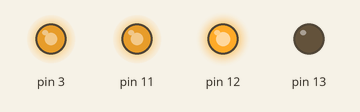
Recording of a sketch running on a simulated Arduino Uno, built with avr-gcc and run on an emulated ATmega328P. Parts: output pins drawn as LEDs (lit = HIGH). Pins used as bus, display or sensor lines are not drawn.

Above: at 0.05 s.
At 1.45 s:
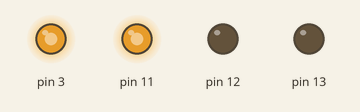
Timing chart, 0 to 3.0 s (numbered marks = the images above):
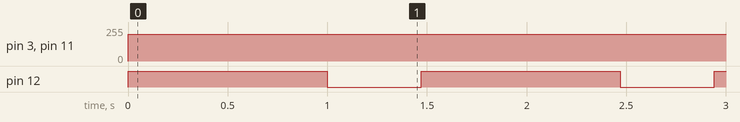

The sketch:

ProgrammeMoteurEtCapteur.ino
```cpp
//#include <SPI.h>
//Pour l'accéléromètre et le gyroscope
#include "SparkFunLSM6DS3.h"
#include "Wire.h"
#include "Moteurs.h"
#include "Capteurs.h"

//pour le moteur :
//moteur de droite : moteur A
//moteur de gauche : moteur B
const int motorSpeed = 200;
Moteurs moteurs(motorSpeed);

//pour les capteurs de proximité
CapteursProxi capteurProxiAvantDeDroite (52);
CapteursProxi capteurProxiAvantDeGauche (50);
//CapteursProxi capteurProxiDroite (48);
//CapteursProxi capteurProxiGauche (46);
//CapteursProxi capteurProxiArriere (44);

//Pour les codeurs des moteurs
/*
Codeur codeurMoteurDroite(29, 27);
Codeur codeurMoteurGauche(33, 31);
*/

//Données
/*
int accX;
int accY;
int gyrZ;
*/


//Pour l'accéléromètre et le gyroscope
//Create a instance of class LSM6DS3
LSM6DS3 myIMU( I2C_MODE, 0x6A );  //I2C device address 0x6A


bool i=true;

void setup() {
  //initialisation des moteurs
  moteurs.arretDesMoteurs();

  Serial.begin(9600);

}


void loop() {

  if(capteurProxiAvantDeDroite.absenceObstacle() && capteurProxiAvantDeGauche.absenceObstacle() &&i){
    moteurs.avancer();
  }
  else if(capteurProxiAvantDeDroite.detecteObstacle() || capteurProxiAvantDeGauche.detecteObstacle() ){
    moteurs.arretDesMoteurs();
    moteurs.reculer();
    delay(1000);
    moteurs.moteurDeDroiteAvance();
    moteurs.moteurDeGaucheRecule();
    delay(470);
    moteurs.arretDesMoteurs();
    i=false;
  }

}
```

Capteurs.cpp
```cpp
/*
  Capteurs.cpp - Library for flashing Moteurs code.
  Created by Sébastien PACQUETEAU, May 2, 2018.
  Released into Club Robotique IMT Lille Douai.
*/

#include "Arduino.h"
#include "Capteurs.h"


/*
 *
 *
 * Capteur de proximité
 *
 *
 */


CapteursProxi::CapteursProxi(int pin) :_pinCaptProxi (pin){
  pinMode(_pinCaptProxi, INPUT);
}

bool CapteursProxi::detecteObstacle(){
  return not(digitalRead(_pinCaptProxi));
}

bool CapteursProxi::absenceObstacle(){
  return digitalRead(_pinCaptProxi);
}

/*
 *
 *
 * Codeur
 *
 *
 */


Codeur::Codeur(int pinA, int pinB) : _pinCodeurA (pinA), _pinCodeurB (pinB) {
  pinMode(_pinCodeurA, INPUT);
  pinMode(_pinCodeurB, INPUT);
}

int Codeur::vitesse (){
  /*
   *
   *  La vitesse du moteur est proportionnelle à la fréquence des impulsions ... il faut trouver un moyenne de mesure la fréquence des impulsions sur un pin
   *  et le décalage entre les deux pins nous donne le sens de rotation (à voire si on en a besoin ^^ )
   *
   */
   return 0;
}
```

Capteurs.h
```cpp
/*
  Capteurs.h - Library for flashing Moteurs code.
  Created by Sébastien PACQUETEAU, May 2, 2018.
  Released into Club Robotique IMT Lille Douai.
*/
#ifndef Capteurs_h
#define Capteurs_h

#include "Arduino.h"

class CapteursProxi
{
  public:
  CapteursProxi(int pin);
  bool CapteursProxi::detecteObstacle();
  bool CapteursProxi::absenceObstacle();
  private:
  int _pinCaptProxi;
};

class Codeur
{
  public:
  Codeur(int pinA, int pinB);
  int Codeur::vitesse ();
  private:
  int _pinCodeurA;
  int _pinCodeurB;

};

#endif
```

Moteurs.cpp
```cpp
/*
  Moteurs.cpp - Library for flashing Moteurs code.
  Created by Sébastien PACQUETEAU, May 2, 2018.
  Released into Club Robotique IMT Lille Douai.
*/

#include "Arduino.h"
#include "Moteurs.h"

Moteurs::Moteurs(int motorSpeed) :_pinDirMoteurDeDroite(12), _pinDirMoteurDeGauche (13), _pinPwmMoteurDeDroite (3), _pinPwmMoteurDeGauche (11), _pinBlockageMoteurDeDroite (9), _pinBlockageMoteurDeGauche (8), _moteurSpeed (motorSpeed) {
  pinMode(_pinDirMoteurDeDroite, OUTPUT);
  pinMode(_pinPwmMoteurDeDroite, OUTPUT);
  pinMode(_pinBlockageMoteurDeDroite, OUTPUT);
  pinMode(_pinDirMoteurDeGauche, OUTPUT);
  pinMode(_pinPwmMoteurDeGauche, OUTPUT);
  pinMode(_pinBlockageMoteurDeGauche, OUTPUT);

}

void Moteurs::reculer() {
  moteurDeDroiteRecule();
  moteurDeGaucheRecule();
}

void Moteurs::avancer() {
  moteurDeDroiteAvance();
  moteurDeGaucheAvance();
}

void Moteurs::moteurDeDroiteRecule() {
  digitalWrite(_pinDirMoteurDeDroite, HIGH); //On met le sens recule dans la direction du moteur de droite
  digitalWrite(_pinBlockageMoteurDeDroite, LOW);   //On enlève le blockage du moteur de droite
  analogWrite(_pinPwmMoteurDeDroite, _moteurSpeed);   //On fait tourner le moteur a _moteurSpeed/256 pourcent de la vitesse maximum du moteur
}

void Moteurs::moteurDeDroiteAvance() {
  digitalWrite(_pinDirMoteurDeDroite, LOW); //On met le sens avance dans la direction du moteur de droite
  digitalWrite(_pinBlockageMoteurDeDroite, LOW);   //On enlève le blockage du moteur de droite
  analogWrite(_pinPwmMoteurDeDroite, _moteurSpeed);   //On fait tourner le moteur a _moteurSpeed/256 pourcent de la vitesse maximum du moteur
}

void Moteurs::moteurDeGaucheAvance() {
  digitalWrite(_pinDirMoteurDeGauche, HIGH); //On met le sens avance dans la direction du moteur de gauche
  digitalWrite(_pinBlockageMoteurDeGauche, LOW);   //On enlève le blockage du moteur de droite
  analogWrite(_pinPwmMoteurDeGauche, _moteurSpeed);   //On fait tourner le moteur a _moteurSpeed/256 pourcent de la vitesse maximum du moteur
}

void Moteurs::moteurDeGaucheRecule() {
  digitalWrite(_pinDirMoteurDeGauche, LOW); //On met le sens recule dans la direction du moteur de gauche
  digitalWrite(_pinBlockageMoteurDeGauche, LOW);   //On enlève le blockage du moteur de droite
  analogWrite(_pinPwmMoteurDeGauche, _moteurSpeed);   //On fait tourner le moteur a _moteurSpeed/256 pourcent de la vitesse maximum du moteur
}

void Moteurs::arretMoteurDeDroite() {
  digitalWrite(_pinBlockageMoteurDeDroite, HIGH);   //Active le blockage de la roue de droite
}

void Moteurs::arretMoteurDeGauche() {
  digitalWrite(_pinBlockageMoteurDeGauche, HIGH);   //Active le blockage de la roue de gauche
}

void Moteurs::arretDesMoteurs() {
  arretMoteurDeGauche();
  arretMoteurDeDroite();
}
```

Moteurs.h
```cpp
/*
  Moteurs.h - Library for flashing Moteurs code.
  Created by Sébastien PACQUETEAU, May 2, 2018.
  Released into Club Robotique IMT Lille Douai.
*/
#ifndef Moteurs_h
#define Moteurs_h

#include "Arduino.h"

class Moteurs
{
  public:
    Moteurs(int motorSpeed);
    void reculer();
    void avancer();
    void moteurDeDroiteRecule();
    void moteurDeDroiteAvance();
    void moteurDeGaucheAvance();
    void moteurDeGaucheRecule();
    void arretMoteurDeDroite();
    void arretMoteurDeGauche();
    void arretDesMoteurs();

  private:
    const int _pinDirMoteurDeDroite;
    const int _pinDirMoteurDeGauche;
    const int _pinPwmMoteurDeDroite;
    const int _pinPwmMoteurDeGauche;
    const int _pinBlockageMoteurDeDroite;
    const int _pinBlockageMoteurDeGauche;
    int _moteurSpeed;
};

#endif
```

Measured:
- by itself, pin 3, pin 11: 0/255 → 200/255 at 0.00 s
- by itself, pin 12: alternates HIGH for 1.0 s and LOW for 0.47 s
